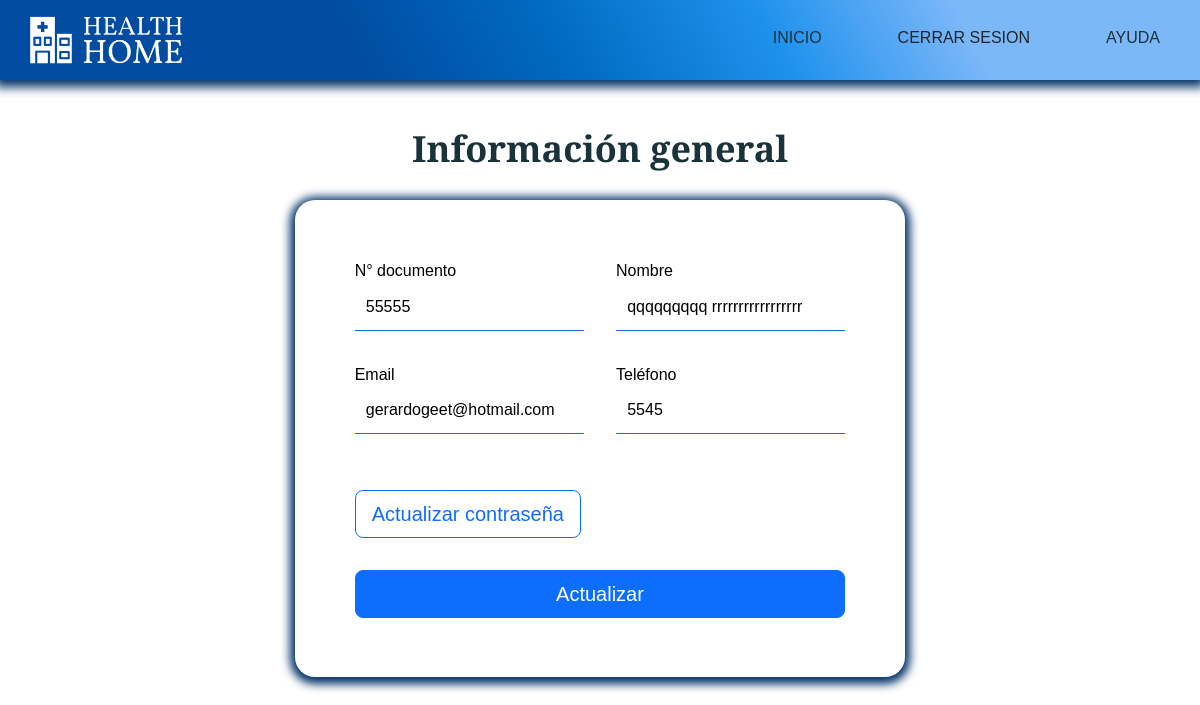
Screenshot of /index.php?c=Auxiliar&a=actualizar_aux (signed in) with the database file from the repository.
### tables this page shows
CREATE TABLE `auxiliar` (
  `id_auxiliar` int(20) NOT NULL,
  `id_tipo_doc` varchar(5) NOT NULL,
  `num_doc_aux` varchar(20) NOT NULL,
  `nombres_aux` varchar(40) NOT NULL,
  `apellidos_aux` varchar(40) NOT NULL,
  `tel_aux` bigint(10) NOT NULL,
  `correo_aux` varchar(30) NOT NULL,
  `estado_aux` tinyint(1) NOT NULL,
  `pass_aux` varchar(220) NOT NULL,
  `create_aux` datetime NOT NULL DEFAULT current_timestamp()
);

### config/database.php (called while the page is built)
<?php
	class Conectar {
		public static function conexion(){
			$conexion = mysqli_connect("localhost", "root", "", "clinica_health_home");
			return $conexion;
		}
	}
?>

### models/AuxiliarModel.php (called while the page is built, shortened)
<?php
	class Auxiliar_model {
		private $db;
		public function __construct(){
			$this->db = Conectar::conexion();
			$this->auxiliar = array();
		}
		public function get_aux($id_aux){
			$sql = "SELECT * FROM auxiliar WHERE id_auxiliar=$id_aux LIMIT 1";
			$resultado = $this->db->query($sql);
			while($row = $resultado->fetch_assoc()){
				$this->auxiliar[] = $row;
			}
			return $this->auxiliar;
		}
	}
?>

### views/auxiliar_admin/update_info_aux/update_aux.php (the view, shortened to what this page needs)
<!DOCTYPE html>
<html lang="es">
<head>
    <link href="https://cdn.jsdelivr.net/npm/bootstrap@5.2.0-beta1/dist/css/bootstrap.min.css" rel="stylesheet">
    <link rel="stylesheet" href="assets/css/estilos.css">
</head>
<body>
    <header>
        <div class="container__menu">
            <div class="logo">
                <img src="assets/images/Logo2.png" alt="">
            </div>
            <div class="menu">
                <nav id="nav">
                    <ul>
                        <li><a href="index.php?c=Auxiliar&a=index" >Inicio</a></li>
                        <li><a style="cursor: pointer;" onclick="cerrarsesionaux()">Cerrar sesion</a></li>
                        <li><a href="index.php?c=Auxiliar&a=ayuda" >ayuda</a></li>
                    </ul>
                </nav>
            </div>
        </div>
    </header>
    <main>
        <div class="container__cover">
            <div class="cover">
                <div class="caja3">
                    <h1 class="titulo1">Información general</h1>
                    <div class="contact-wrapper animated bounceInUp">
                        <div class="contact-form">
                            <form action="index.php?c=Auxiliar&a=modificar_aux" method="POST">
                                <p>
                                    <label>N° documento</label>
                                    <input type="number" name="num_doc" value="<?php echo $dato["num_doc_aux"];?>" disabled>
                                </p>
                                <p>
                                    <label>Nombre</label>
                                    <input type="text" name="fullnombre" value="<?php echo $dato["nombres_aux"]." ".$dato["apellidos_aux"]?>" disabled>
                                </p>
                                <p>
                                    <label>Email</label>
                                    <input type="email" name="correo_aux" id="correo_aux" value="<?php echo $dato["correo_aux"]?>" required>
                                </p>
                                <p>
                                    <label>Teléfono</label>
                                    <input type="number" name="tel_aux" id="tel_aux" value="<?php echo $dato["tel_aux"];?>" required>
                                </p>
                                <p>
                                    <label><br></label>
                                    <a href="index.php?c=Auxiliar&a=actualizar_pass" class="btn btn-outline-primary btn-lg btn-block">Actualizar contraseña</a>
                                </p>
                                <p class="block d-grid gap-2">
                                <button class="btn btn-primary btn-lg btn-block" name="registrar" id="registrar" type="submit">Actualizar</button>
                                </p>
                            </form>
                        </div>
                    </div>
                </div>
            </div>
        </div>
    </main>
</body>
</html>

### controllers/Auxiliar.php (shortened to what this page needs)
<?php
		class AuxiliarController {
		public function __construct(){
			require_once "models/AuxiliarModel.php";
		}
		public function actualizar_aux(){
			$id_aux = $_SESSION['auxiliar'];
		    if(isset($_SESSION['auxiliar'])){
			$auxiliar = new Auxiliar_model();
			$data["auxiliar"] = $auxiliar->get_aux($id_aux);
				foreach ($data["auxiliar"] as $dato){
					require_once "views/auxiliar_admin/update_info_aux/update_aux.php";
				}
		    }
		}
	}
?>

### assets/css/estilos.css (style rules this page uses)
* { margin: 0; padding: 0; box-sizing: border-box; }
html { height: 100%; }
body { font-family: 'Montserrat', sans-serif; min-height: 100%; }
header { box-shadow: 0px 2px 10px 5px rgb(1, 48, 102); width: 100%; height: 80px; position: fixed; z-index: 1; padding: 40px; background: linear-gradient(62deg, rgba(1, 75, 160, 1) 29%, rgba(0, 105, 192, 1) 46%, rgba(30, 145, 237, 1) 64%, rgba(124, 183, 248, 1) 80%); }
.container__menu { max-width: 1200px; height: 100%; margin: auto; display: flex; justify-content: space-between; }
.logo { height: 100%; display: flex; align-items: center; }
.logo img { width: 170px; }
.menu { display: flex; align-items: center; margin-top: 11px; }
.menu ul { display: flex; }
.menu ul li { list-style: none; margin-left: 36px; }
.menu ul li a { font-family: 'Merriweather Sans', sans-serif; text-decoration: none; font-size: 16px; color: #1A323A; text-transform: uppercase; }
header nav ul li { padding: 10px 20px; -webkit-transition: all 500ms ease; -o-transition: all 500ms ease; transition: all 500ms ease; }
.container__cover { width: 100%; background-image: white; background-position: right; background-repeat: no-repeat; padding: 21px; }
.cover { max-width: 1200px; height: 100%; margin: auto; display: flex; align-items: center; justify-content: space-between; }
.container__cover .caja3 { max-width: 100%; justify-content: center; margin-left: auto; margin-right: auto; align-content: center; align-items: center; margin-top: 106px; }
.container__cover .caja3 h1 { font-family: 'Merriweather Sans', sans-serif; font-size: 36px; font-weight: 600; text-align: center; color: #1A323A; margin-left: auto; margin-right: auto; }
@media screen and (max-width: 1700px) { .container__cover { background-position: 50%; } }
@media screen and (max-width:1200px) { header { padding: 20px; } }
@media screen and (max-width:1200px) { .container__cover { background-position: -100px; } }
.contact-wrapper { box-shadow: 0 0 20px 0 rgba(255, 255, 255, .3); margin-top: 30px; }
.contact-form form p { margin: 0; padding: 1em; }
.contact-wrapper>* { padding: 1em; }
.contact-form { background: white; box-shadow: 0px 2px 10px 5px rgb(1, 48, 102); border-radius: 20px; }
.contact-form form { display: grid; grid-template-columns: 1fr 1fr; }
.contact-form form label { display: block; }
.contact-form form .block { grid-column: 1 / 3; align-items: center; }
.contact-form form { width: 100%; padding: .7em; border: none; background: none; outline: 0; color: rgb(0, 0, 0); }
.contact-form form input, .contact-form form textarea { width: 100%; padding: .7em; border: none; background: none; outline: 0; color: rgb(0, 0, 0); border-bottom: 1px solid #156fe4; }
@media (min-width: 700px) { .contact-form form p { margin: 0; padding: 1em; } }
@media (min-width: 700px) { .contact-wrapper { display: grid; margin-top: 30px; } }
@media (min-width: 700px) { .contact-wrapper>* { padding: 2em; } }

### rows the page displays
auxiliar: num_doc "55555", fullnombre "qqqqqqqqq rrrrrrrrrrrrrrrrr", correo_aux "gerardogeet@hotmail.com", tel_aux "5545"
